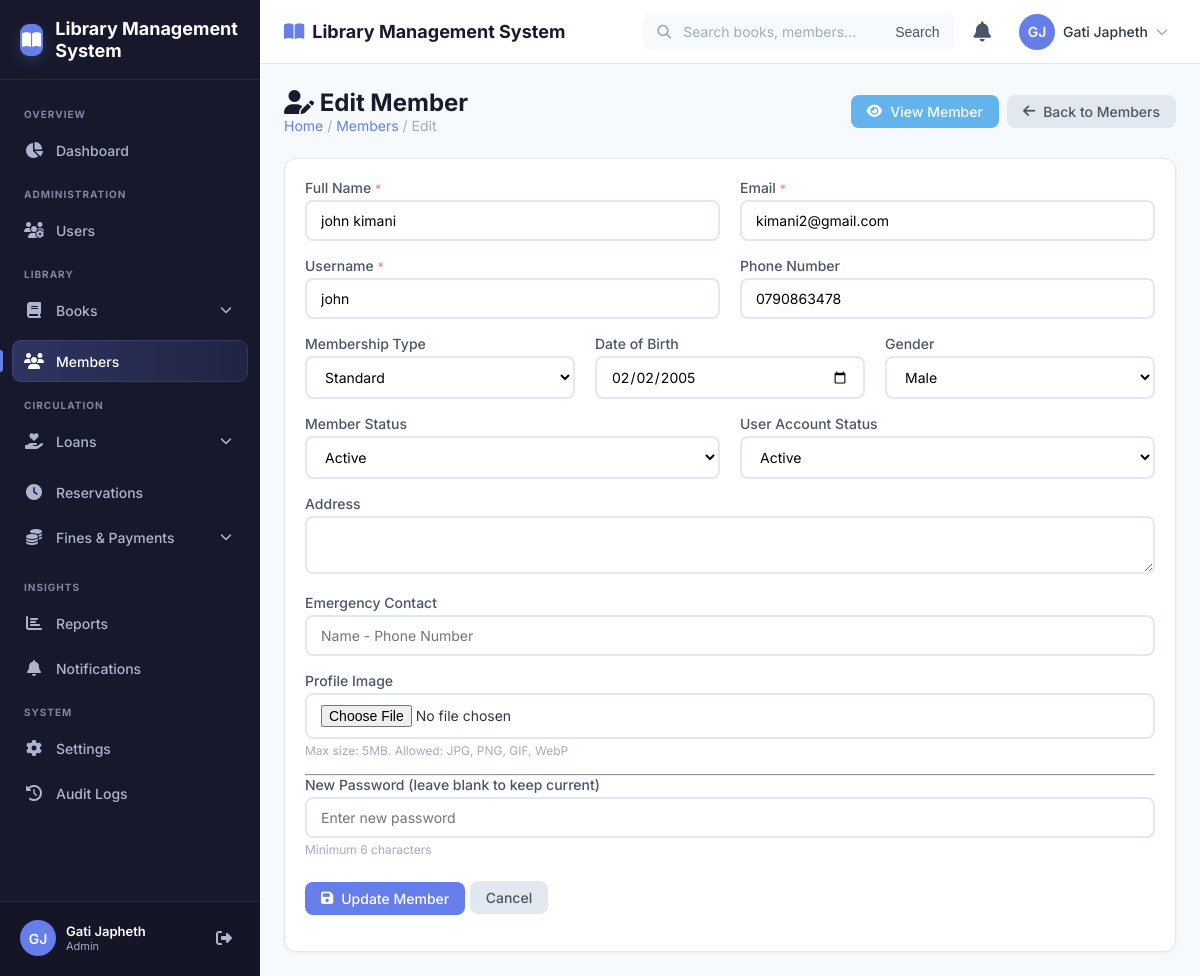
Page /admin/members/edit.php?id=2 (signed in) on the committed database.
### tables this page shows
CREATE TABLE `members` (
  `id` int(11) NOT NULL,
  `member_number` varchar(20) NOT NULL,
  `user_id` int(11) NOT NULL,
  `registration_date` date NOT NULL,
  `membership_type` varchar(50) DEFAULT 'Standard',
  `date_of_birth` date DEFAULT NULL,
  `gender` enum('Male','Female','Other') DEFAULT NULL,
  `address` text DEFAULT NULL,
  `emergency_contact` varchar(100) DEFAULT NULL,
  `status` enum('active','inactive','suspended') NOT NULL DEFAULT 'active',
  `created_at` timestamp NOT NULL DEFAULT current_timestamp(),
  `updated_at` timestamp NOT NULL DEFAULT current_timestamp() ON UPDATE current_timestamp()
);

CREATE TABLE `users` (
  `id` int(11) NOT NULL,
  `name` varchar(100) NOT NULL,
  `email` varchar(100) NOT NULL,
  `phone` varchar(20) DEFAULT NULL,
  `username` varchar(50) NOT NULL,
  `password` varchar(255) NOT NULL,
  `role` enum('admin','librarian','member') NOT NULL DEFAULT 'member',
  `status` enum('active','inactive') NOT NULL DEFAULT 'active',
  `profile_image` varchar(255) DEFAULT NULL,
  `last_login` datetime DEFAULT NULL,
  `created_at` timestamp NOT NULL DEFAULT current_timestamp(),
  `updated_at` timestamp NOT NULL DEFAULT current_timestamp() ON UPDATE current_timestamp()
);

### admin/members/edit.php (the view, shortened to what this page needs)
<?php
$pdo = getDBConnection();
$memberId = isset($_GET['id']) ? (int) $_GET['id'] : 0;
$stmt = $pdo->prepare("
    SELECT m.*, u.id as user_id, u.name, u.email, u.phone, u.username, u.profile_image, u.status as user_status
    FROM members m
    JOIN users u ON m.user_id = u.id
    WHERE m.id = ?
");
$stmt->execute([$memberId]);
$member = $stmt->fetch();
$errors = [];
$formData = $member;
include_once '../../includes/header.php';
include_once '../../includes/navbar.php';
include_once '../../includes/sidebar.php';
?>
<main class="page-content">
    <div class="page-header">
        <div>
            <h1><i class="fas fa-user-edit"></i> Edit Member</h1>
            <div class="breadcrumb">
                <a href="../dashboard.php">Home</a> / <a href="index.php">Members</a> / Edit
            </div>
        </div>
        <div class="page-actions">
            <a href="view.php?id=<?php echo $memberId; ?>" class="btn btn-info">
                <i class="fas fa-eye"></i> View Member
            </a>
            <a href="index.php" class="btn btn-secondary">
                <i class="fas fa-arrow-left"></i> Back to Members
            </a>
        </div>
    </div>
    <div class="card">
        <div class="card-body">
            <form method="POST" action="edit.php?id=<?php echo $memberId; ?>" enctype="multipart/form-data" data-validate>
                <div class="row">
                    <div class="col-6">
                        <div class="form-group">
                            <label for="name">Full Name <span class="text-danger">*</span></label>
                            <input type="text" id="name" name="name" class="form-control <?php echo isset($errors['name']) ? 'is-invalid' : ''; ?>"
                                   value="<?php echo $formData['name']; ?>" required>
                        </div>
                    </div>
                    <div class="col-6">
                        <div class="form-group">
                            <label for="email">Email <span class="text-danger">*</span></label>
                            <input type="email" id="email" name="email" class="form-control <?php echo isset($errors['email']) ? 'is-invalid' : ''; ?>"
                                   value="<?php echo $formData['email']; ?>" required>
                        </div>
                    </div>
                </div>
                <div class="row">
                    <div class="col-6">
                        <div class="form-group">
                            <label for="username">Username <span class="text-danger">*</span></label>
                            <input type="text" id="username" name="username" class="form-control <?php echo isset($errors['username']) ? 'is-invalid' : ''; ?>"
                                   value="<?php echo $formData['username']; ?>" required>
                        </div>
                    </div>
                    <div class="col-6">
                        <div class="form-group">
                            <label for="phone">Phone Number</label>
                            <input type="text" id="phone" name="phone" class="form-control"
                                   value="<?php echo $formData['phone']; ?>">
                        </div>
                    </div>
                </div>
                <div class="row">
                    <div class="col-4">
                        <div class="form-group">
                            <label for="membership_type">Membership Type</label>
                            <select id="membership_type" name="membership_type" class="form-control">
                                <option value="Standard" <?php echo $formData['membership_type'] === 'Standard' ? 'selected' : ''; ?>>Standard</option>
                            </select>
                        </div>
                    </div>
                    <div class="col-4">
                        <div class="form-group">
                            <label for="date_of_birth">Date of Birth</label>
                            <input type="date" id="date_of_birth" name="date_of_birth" class="form-control"
                                   value="<?php echo $formData['date_of_birth']; ?>">
                        </div>
                    </div>
                    <div class="col-4">
                        <div class="form-group">
                            <label for="gender">Gender</label>
                            <select id="gender" name="gender" class="form-control">
                                <option value="Male" <?php echo $formData['gender'] === 'Male' ? 'selected' : ''; ?>>Male</option>
                            </select>
                        </div>
                    </div>
                </div>
                <div class="row">
                    <div class="col-6">
                        <div class="form-group">
                            <label for="status">Member Status</label>
                            <select id="status" name="status" class="form-control">
                                <option value="active" <?php echo $formData['status'] === 'active' ? 'selected' : ''; ?>>Active</option>
                            </select>
                        </div>
                    </div>
                    <div class="col-6">
                        <div class="form-group">
                            <label for="user_status">User Account Status</label>
                            <select id="user_status" name="user_status" class="form-control">
                                <option value="active" <?php echo $formData['user_status'] === 'active' ? 'selected' : ''; ?>>Active</option>
                            </select>
                        </div>
                    </div>
                </div>
                <div class="form-group">
                    <label for="address">Address</label>
                    <textarea id="address" name="address" class="form-control" rows="2"><?php echo $formData['address']; ?></textarea>
                </div>
                <div class="form-group">
                    <label for="emergency_contact">Emergency Contact</label>
                    <input type="text" id="emergency_contact" name="emergency_contact" class="form-control"
                           value="<?php echo $formData['emergency_contact']; ?>" placeholder="Name - Phone Number">
                </div>
                <div class="form-group">
                    <label for="profile_image">Profile Image</label>
                    <input type="file" id="profile_image" name="profile_image" class="form-control" accept="image/*">
                    <div class="form-text">Max size: <?php echo (MAX_FILE_SIZE / 1024 / 1024); ?>MB. Allowed: JPG, PNG, GIF, WebP</div>
                </div>
                <hr>
                <div class="form-group">
                    <label for="new_password">New Password (leave blank to keep current)</label>
                    <input type="password" id="new_password" name="new_password" class="form-control <?php echo isset($errors['new_password']) ? 'is-invalid' : ''; ?>"
                           placeholder="Enter new password">
                    <div class="form-text">Minimum 6 characters</div>
                </div>
                <div class="form-group mt-3">
                    <button type="submit" class="btn btn-primary">
                        <i class="fas fa-save"></i> Update Member
                    </button>
                    <a href="index.php" class="btn btn-secondary">Cancel</a>
                </div>
            </form>
        </div>
    </div>
</main>
<?php include_once '../../includes/footer.php'; ?>

### assets/css/style.css (style rules this page uses)
:root { --primary: #667eea; --primary-dark: #5a67d8; --primary-light: #7c8cf5; --secondary: #764ba2; --success: #48bb78; --danger: #fc8181; --warning: #f6ad55; --info: #63b3ed; --dark: #1a1a2e; --gray-900: #2d3748; --gray-700: #4a5568; --gray-500: #a0aec0; --gray-300: #e2e8f0; --gray-100: #f7fafc; --white: #ffffff; --sidebar-width: 260px; --navbar-height: 64px; --border-radius: 12px; --transition: all 0.3s cubic-bezier(0.4, 0, 0.2, 1); --font-family: 'Inter', -apple-system, BlinkMacSystemFont, sans-serif; }
* { margin: 0; padding: 0; box-sizing: border-box; }
html { font-size: 16px; scroll-behavior: smooth; }
body { font-family: var(--font-family); background: var(--gray-100); color: var(--gray-900); min-height: 100vh; display: flex; flex-direction: column; }
a { text-decoration: none; color: inherit; }
.page-content { flex: 1; padding: 24px; }
.page-header { display: flex; justify-content: space-between; align-items: center; margin-bottom: 24px; flex-wrap: wrap; gap: 12px; }
.page-header h1 { font-size: 24px; font-weight: 700; color: var(--dark); }
.page-header .breadcrumb { font-size: 14px; color: var(--gray-500); }
.page-header .breadcrumb a { color: var(--primary); }
.page-header .page-actions { display: flex; gap: 8px; }
.card { background: var(--white); border-radius: var(--border-radius); box-shadow: 0 1px 3px rgba(0,0,0,0.06); border: 1px solid var(--gray-300); overflow: hidden; }
.card-body { padding: 20px; }
.row { display: grid; grid-template-columns: repeat(12, 1fr); gap: 20px; }
.col-4 { grid-column: span 4; }
.col-6 { grid-column: span 6; }
.btn { display: inline-flex; align-items: center; gap: 8px; padding: 8px 16px; border: none; border-radius: 8px; font-size: 14px; font-weight: 500; font-family: var(--font-family); cursor: pointer; transition: var(--transition); text-decoration: none; }
.btn i { font-size: 14px; }
.btn-primary { background: var(--primary); color: var(--white); }
.btn-info { background: var(--info); color: var(--white); }
.btn-secondary { background: var(--gray-300); color: var(--gray-700); }
.form-group { margin-bottom: 16px; }
.form-group label { display: block; font-size: 14px; font-weight: 500; color: var(--gray-700); margin-bottom: 4px; }
.form-group .form-control { width: 100%; padding: 10px 14px; border: 2px solid var(--gray-300); border-radius: 8px; font-size: 14px; font-family: var(--font-family); transition: var(--transition); background: var(--white); }
.form-group .form-text { font-size: 12px; color: var(--gray-500); margin-top: 4px; }
.form-group .text-danger { font-size: 12px; color: var(--danger); }
.text-danger { color: var(--danger); }
.mt-3 { margin-top: 24px; }

### rows in the picture
members: name "john kimani", email "kimani2@gmail.com", username "john", phone "0790863478", membership_type "Standard", date_of_birth "02/02/2005", gender "Male", status "Active"
users: user_status "Active"

### other values in the picture
getSetting($pdo ?? null, 'library_name', APP_NAME) "Library Management System"
getInitials($userName) "GJ"
$userName "Gati Japheth"
$userRole "Admin"
MAX_FILE_SIZE / 1024 / 1024 "5"
